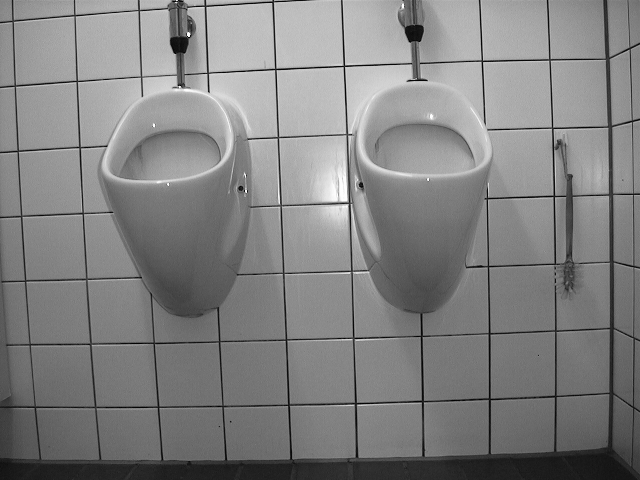
%> input picture clases/Cap03_Mejoramiento_Espacio/matlab/sub1.bmp, 640 x 480 px
$ octave IMG03_AritmeticSubtraction.m   (GNU Octave 9; MATLAB toolbox functions it lacks are replaced by stand-ins)
%> lines starting %> are read from the running program, lines starting %| are printed output that depends on the picture; in (x1, y1, x2, y2) boxes, pixels count from 0 and x2, y2 are one past the last pixel; in counts of white or black regions, pixels touching at a corner belong together; the program's own positions count from 1
% Example:
%
% Aritmetic: Subtraction for detection
%
% Computer Vision Course
% (c) Domingo Mery (2014) - http://dmery.ing.puc.cl

close all
i1 = 20;i2 = i1+100;
j1 = 340;j2 = j1+150;
A = imread('sub1.bmp');
%> A is the input picture: size 480x640 uint8; min 0, max 254, mean 129.8
A = imresize(A(i1:i2,j1:j2),[512 512]);
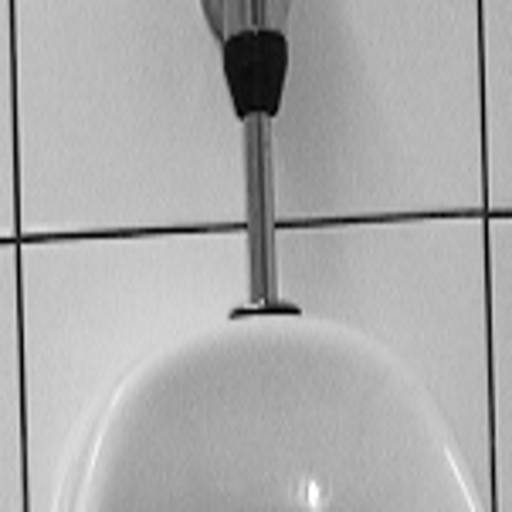
%> A: size 512x512 uint8; min 0, max 255, mean 171.3
figure(1);
imshow(A,[]);
title('Image A');
enterpause
%> (this line was passed over: enterpause is not available in this run)

B = imread('sub2.bmp');
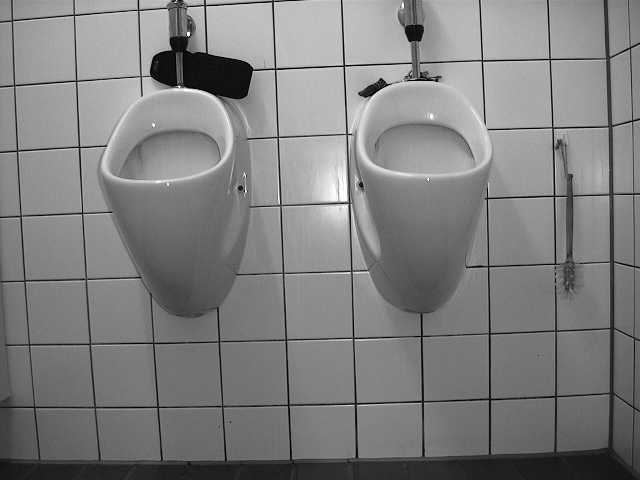
%> input picture clases/Cap03_Mejoramiento_Espacio/matlab/sub2.bmp, 640 x 480 px
%> B is the input picture: size 480x640 uint8; min 0, max 254, mean 127.4
B = imresize(B(i1:i2,j1:j2),[512 512]);
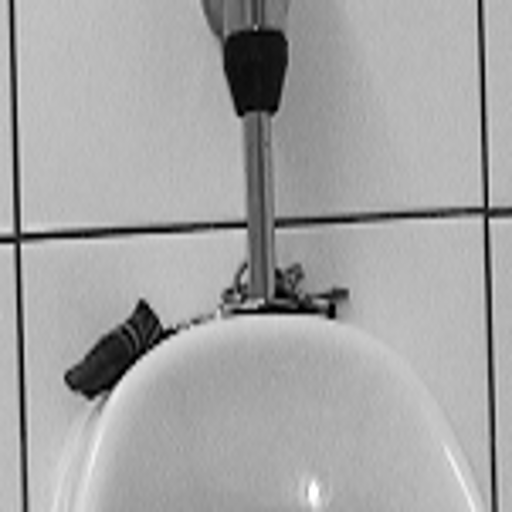
%> B: size 512x512 uint8; min 0, max 255, mean 164.5
figure(2);
imshow(B,[]);
title('Image B')
enterpause
%> (this line was passed over: enterpause is not available in this run)

S = abs(A-B);
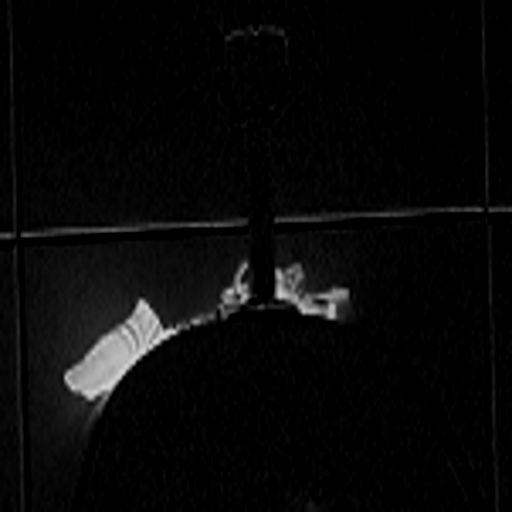
%> S: size 512x512 uint8; min 0, max 212, mean 8.5
figure(3);
imshow(S,[]);
title('Image S = |A-B|');
colorbar
enterpause
%> (this line was passed over: enterpause is not available in this run)

D = S>60;
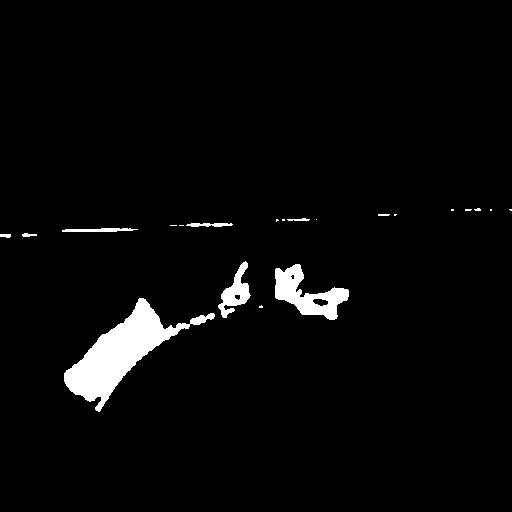
%> D: size 512x512 logical; 3.2% white; 21 white regions (12 under 20 px), largest, box (x1, y1, x2, y2) and area: (64, 298, 215, 412) 5219, (275, 264, 349, 320) 1862, (218, 261, 251, 318) 776
figure(4);
imshow(D,[]);
title('Image D > 40');
enterpause
%> (this line was passed over: enterpause is not available in this run)

R = bwareaopen(D,100);
%> R: size 512x512 logical; 3.1% white; 5 white regions, box (x1, y1, x2, y2) and area: (64, 298, 215, 412) 5219, (275, 264, 349, 320) 1862, (218, 261, 251, 318) 776, (62, 228, 138, 232) 226, (186, 223, 233, 227) 142
figure(5);
imshow(R,[]);
title('Elimination of small regions (< 100 pixels)');
enterpause
%> (this line was passed over: enterpause is not available in this run)

M = imclose(R,ones(7,7));
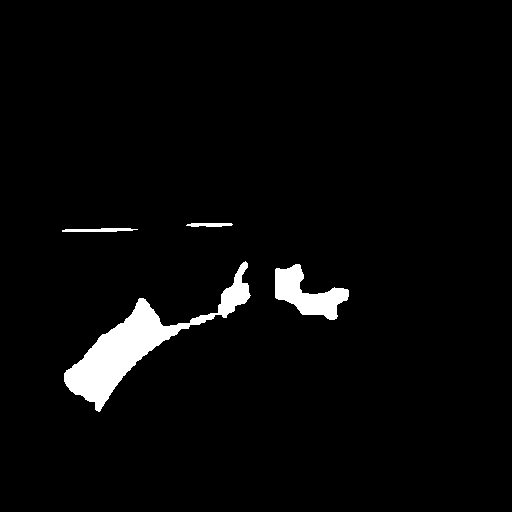
%> M: size 512x512 logical; 3.3% white; 4 white regions, box (x1, y1, x2, y2) and area: (64, 261, 251, 412) 6169, (275, 264, 349, 320) 1995, (62, 228, 138, 232) 229, (186, 223, 233, 227) 157
E = bwperim(M);
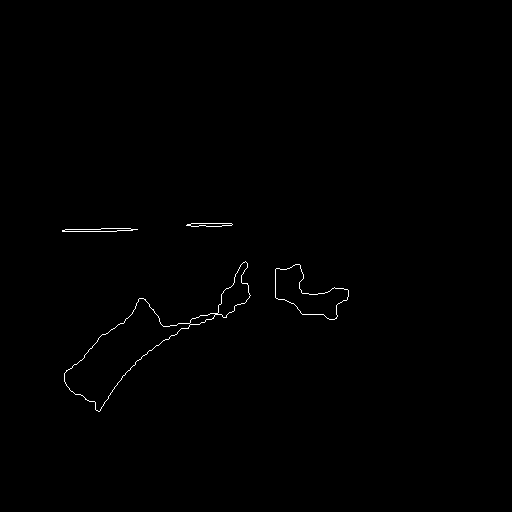
%> E: size 512x512 logical; 0.37% white in thin lines or dots, all inside (x1, y1, x2, y2) = (62, 223, 349, 412)
figure(6)
Bio_edgeview(B,E)
%> (this line was passed over: Bio_edgeview is not available in this run)
title('Detection')
